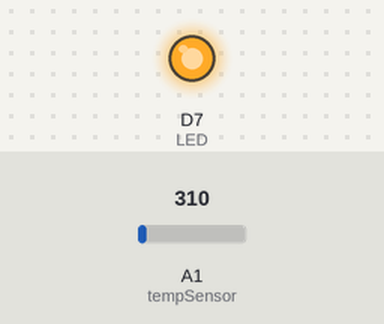
A sketch run on a simulated Particle Photon. Parts: output pins drawn as LEDs (lit = HIGH). The test bench sets the inputs (shaded band); at power-on: A1 (tempSensor) = 310.

Above: at 15.0 s.
At 45.0 s:
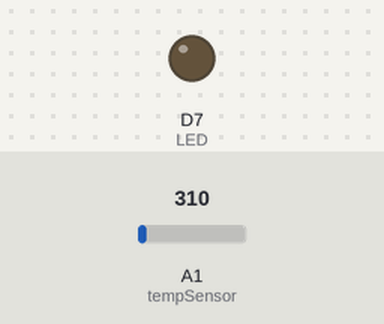
Timing chart, 0 to 78.0 s (numbered marks = the images above):
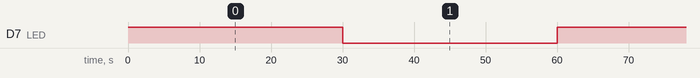

The sketch:

tempwebhook.ino
```cpp
int LED = D7;
int tempSensor = A1;

void setup()
{
    pinMode(LED, OUTPUT);
}

void loop()
{
    digitalWrite(LED, HIGH);    // Turn the LED on

    String temp = String(analogRead(tempSensor)); // Get the temp using sensor
    Particle.publish("temp", temp, PRIVATE); // Publish to Thingspeak
    delay(30000);    // Delay 30 seconds

    digitalWrite(LED, LOW); // Turn LED off
    delay(30000);   // Delay 30 seconds

}
```

Measured:
- by itself, D7 (LED): alternates HIGH for 30.0 s and LOW for 30.0 s
